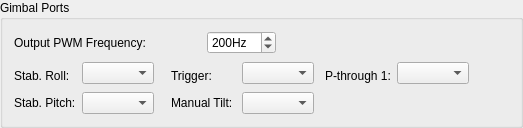
        <widget class="QGroupBox" name="groupBox_gimbal">
         <property name="sizePolicy">
          <sizepolicy hsizetype="Expanding" vsizetype="Fixed">
           <horstretch>0</horstretch>
           <verstretch>0</verstretch>
          </sizepolicy>
         </property>
         <property name="toolTip">
          <string>Any disabled items mean this option is not available in the currently-connected AQ firmware version.</string>
         </property>
         <property name="title">
          <string>Gimbal Ports</string>
         </property>
         <layout class="QGridLayout" name="gridLayout_2">
          <item row="1" column="2" rowspan="2">
           <spacer name="horizontalSpacer_4">
            <property name="orientation">
             <enum>Qt::Horizontal</enum>
            </property>
            <property name="sizeType">
             <enum>QSizePolicy::Fixed</enum>
            </property>
            <property name="sizeHint" stdset="0">
             <size>
              <width>5</width>
              <height>20</height>
             </size>
            </property>
           </spacer>
          </item>
          <item row="1" column="5" rowspan="2">
           <widget class="QComboBox" name="GMBL_TRIG_PORT">
            <property name="sizePolicy">
             <sizepolicy hsizetype="Preferred" vsizetype="Fixed">
              <horstretch>0</horstretch>
              <verstretch>0</verstretch>
             </sizepolicy>
            </property>
            <property name="minimumSize">
             <size>
              <width>50</width>
              <height>0</height>
             </size>
            </property>
            <property name="toolTip">
             <string>Camera/remote trigger port and Gear channel passthrough.</string>
            </property>
            <property name="maxVisibleItems">
             <number>15</number>
            </property>
            <property name="sizeAdjustPolicy">
             <enum>QComboBox::AdjustToContents</enum>
            </property>
           </widget>
          </item>
          <item row="1" column="9" rowspan="2">
           <spacer name="horizontalSpacer">
            <property name="orientation">
             <enum>Qt::Horizontal</enum>
            </property>
            <property name="sizeHint" stdset="0">
             <size>
              <width>40</width>
              <height>20</height>
             </size>
            </property>
           </spacer>
          </item>
          <item row="1" column="1" rowspan="2">
           <widget class="QComboBox" name="GMBL_ROLL_PORT">
            <property name="minimumSize">
             <size>
              <width>50</width>
              <height>0</height>
             </size>
            </property>
            <property name="toolTip">
             <string>&lt;html&gt;&lt;head/&gt;&lt;body&gt;&lt;p&gt;Camera roll stabilization control.&lt;/p&gt;&lt;/body&gt;&lt;/html&gt;</string>
            </property>
            <property name="maxVisibleItems">
             <number>15</number>
            </property>
            <property name="sizeAdjustPolicy">
             <enum>QComboBox::AdjustToContents</enum>
            </property>
           </widget>
          </item>
          <item row="1" column="8" rowspan="2">
           <widget class="QComboBox" name="GMBL_PSTHR_PORT">
            <property name="sizePolicy">
             <sizepolicy hsizetype="Preferred" vsizetype="Fixed">
              <horstretch>0</horstretch>
              <verstretch>0</verstretch>
             </sizepolicy>
            </property>
            <property name="minimumSize">
             <size>
              <width>50</width>
              <height>0</height>
             </size>
            </property>
            <property name="toolTip">
             <string>Extra passthrough port controlled by optional radio channel passthrough setting.</string>
            </property>
            <property name="maxVisibleItems">
             <number>15</number>
            </property>
            <property name="sizeAdjustPolicy">
             <enum>QComboBox::AdjustToContents</enum>
            </property>
           </widget>
          </item>
          <item row="2" column="7">
           <widget class="QLabel" name="label_GMBL_PSTHR_PORT">
            <property name="sizePolicy">
             <sizepolicy hsizetype="Preferred" vsizetype="Preferred">
              <horstretch>0</horstretch>
              <verstretch>0</verstretch>
             </sizepolicy>
            </property>
            <property name="minimumSize">
             <size>
              <width>65</width>
              <height>0</height>
             </size>
            </property>
            <property name="toolTip">
             <string>Extra passthrough port controlled by optional radio channel passthrough setting.</string>
            </property>
            <property name="text">
             <string>P-through 1:</string>
            </property>
            <property name="buddy">
             <cstring>GMBL_PSTHR_PORT</cstring>
            </property>
           </widget>
          </item>
          <item row="3" column="0">
           <widget class="QLabel" name="label_GMBL_PITCH_PORT">
            <property name="sizePolicy">
             <sizepolicy hsizetype="Preferred" vsizetype="Fixed">
              <horstretch>0</horstretch>
              <verstretch>0</verstretch>
             </sizepolicy>
            </property>
            <property name="minimumSize">
             <size>
              <width>50</width>
              <height>0</height>
             </size>
            </property>
            <property name="toolTip">
             <string>&lt;html&gt;&lt;head/&gt;&lt;body&gt;&lt;p&gt;Camera pitch (tilt) stabilization control. If manual tilt (passthrough) port is set to the same port number, then manual and POI tilt is directed to this port as well.&lt;/p&gt;&lt;/body&gt;&lt;/html&gt;</string>
            </property>
            <property name="text">
             <string>Stab. Pitch:</string>
            </property>
            <property name="buddy">
             <cstring>GMBL_PITCH_PORT</cstring>
            </property>
           </widget>
          </item>
          <item row="3" column="1">
           <widget class="QComboBox" name="GMBL_PITCH_PORT">
            <property name="minimumSize">
             <size>
              <width>50</width>
              <height>0</height>
             </size>
            </property>
            <property name="toolTip">
             <string>&lt;html&gt;&lt;head/&gt;&lt;body&gt;&lt;p&gt;Camera pitch (tilt) stabilization control. If manual tilt (passthrough) port is set to the same port number, then manual and POI tilt is directed to this port as well.&lt;/p&gt;&lt;/body&gt;&lt;/html&gt;</string>
            </property>
            <property name="maxVisibleItems">
             <number>15</number>
            </property>
            <property name="sizeAdjustPolicy">
             <enum>QComboBox::AdjustToContents</enum>
            </property>
           </widget>
          </item>
          <item row="3" column="3" colspan="2">
           <widget class="QLabel" name="label_GMBL_TILT_PORT">
            <property name="sizePolicy">
             <sizepolicy hsizetype="Preferred" vsizetype="Fixed">
              <horstretch>0</horstretch>
              <verstretch>0</verstretch>
             </sizepolicy>
            </property>
            <property name="minimumSize">
             <size>
              <width>65</width>
              <height>0</height>
             </size>
            </property>
            <property name="toolTip">
             <string>&lt;html&gt;&lt;head/&gt;&lt;body&gt;&lt;p&gt;Passthrough port for manual gimbal tilt control. Point of Interest tilt (mission parameter) is also sent to this port.  If this port number matches the Stabilized Pitch port number, then both outputs are sent to the same port.&lt;/p&gt;&lt;/body&gt;&lt;/html&gt;</string>
            </property>
            <property name="text">
             <string>Manual Tilt:</string>
            </property>
            <property name="buddy">
             <cstring>GMBL_TILT_PORT</cstring>
            </property>
           </widget>
          </item>
          <item row="3" column="5">
           <widget class="QComboBox" name="GMBL_TILT_PORT">
            <property name="minimumSize">
             <size>
              <width>50</width>
              <height>0</height>
             </size>
            </property>
            <property name="toolTip">
             <string>Passthrough port for manual/POI gimbal pitch control. If this port is set, manual/POI tilt is NOT sent to the Pitch port.</string>
            </property>
            <property name="maxVisibleItems">
             <number>15</number>
            </property>
            <property name="sizeAdjustPolicy">
             <enum>QComboBox::AdjustToContents</enum>
            </property>
           </widget>
          </item>
          <item row="2" column="0">
           <widget class="QLabel" name="label_GMBL_ROLL_PORT">
            <property name="sizePolicy">
             <sizepolicy hsizetype="Preferred" vsizetype="Fixed">
              <horstretch>0</horstretch>
              <verstretch>0</verstretch>
             </sizepolicy>
            </property>
            <property name="minimumSize">
             <size>
              <width>50</width>
              <height>0</height>
             </size>
            </property>
            <property name="toolTip">
             <string>&lt;html&gt;&lt;head/&gt;&lt;body&gt;&lt;p&gt;Camera roll stabilization control.&lt;/p&gt;&lt;/body&gt;&lt;/html&gt;</string>
            </property>
            <property name="text">
             <string>Stab. Roll:</string>
            </property>
            <property name="buddy">
             <cstring>GMBL_ROLL_PORT</cstring>
            </property>
           </widget>
          </item>
          <item row="2" column="3" colspan="2">
           <widget class="QLabel" name="label_GMBL_TRIG_PORT">
            <property name="sizePolicy">
             <sizepolicy hsizetype="Preferred" vsizetype="Fixed">
              <horstretch>0</horstretch>
              <verstretch>0</verstretch>
             </sizepolicy>
            </property>
            <property name="minimumSize">
             <size>
              <width>65</width>
              <height>0</height>
             </size>
            </property>
            <property name="toolTip">
             <string>Camera/remote trigger port and Gear channel passthrough.</string>
            </property>
            <property name="text">
             <string>Trigger:</string>
            </property>
            <property name="buddy">
             <cstring>GMBL_TRIG_PORT</cstring>
            </property>
           </widget>
          </item>
          <item row="2" column="6">
           <spacer name="horizontalSpacer_10">
            <property name="orientation">
             <enum>Qt::Horizontal</enum>
            </property>
            <property name="sizeType">
             <enum>QSizePolicy::Fixed</enum>
            </property>
            <property name="sizeHint" stdset="0">
             <size>
              <width>5</width>
              <height>20</height>
             </size>
            </property>
           </spacer>
          </item>
          <item row="0" column="0" colspan="4">
           <widget class="QLabel" name="label_GMBL_PWM_FREQ">
            <property name="text">
             <string>Output PWM Frequency:</string>
            </property>
           </widget>
          </item>
          <item row="0" column="4" colspan="2">
           <widget class="QSpinBox" name="GMBL_PWM_FREQ">
            <property name="sizePolicy">
             <sizepolicy hsizetype="Fixed" vsizetype="Fixed">
              <horstretch>0</horstretch>
              <verstretch>0</verstretch>
             </sizepolicy>
            </property>
            <property name="minimumSize">
             <size>
              <width>60</width>
              <height>0</height>
             </size>
            </property>
            <property name="toolTip">
             <string>Servo/controller output frequency (50Hz for standard servos, 400Hz for brushless controllers, 200-400Hz for digital servos)</string>
            </property>
            <property name="suffix">
             <string>Hz</string>
            </property>
            <property name="minimum">
             <number>5</number>
            </property>
            <property name="maximum">
             <number>9999</number>
            </property>
            <property name="singleStep">
             <number>5</number>
            </property>
            <property name="value">
             <number>200</number>
            </property>
           </widget>
          </item>
         </layout>
        </widget>
